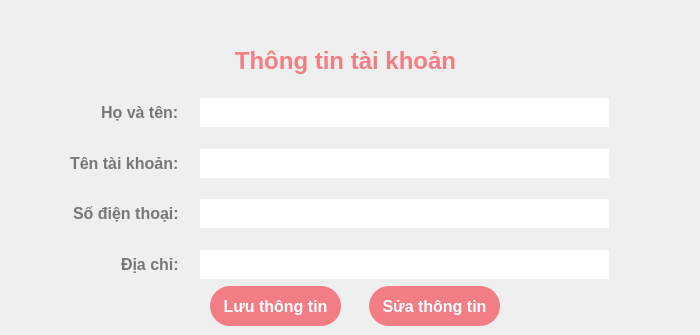
           <widget class="QWidget" name="widget_5">
            <attribute name="title">
             <string>Hồ sơ</string>
            </attribute>
            <widget class="QWidget" name="formWidget_2" native="true">
             <property name="geometry">
              <rect>
               <x>50</x>
               <y>98</y>
               <width>591</width>
               <height>181</height>
              </rect>
             </property>
             <property name="styleSheet">
              <string notr="true">QLabel {
	font-size: 16px;
	margin-left: 16px;
	color: #777;
	font-weight: bold;
}

QLineEdit {
	font-size: 16px;
	padding: 4px;
	margin-right: 32px;
}</string>
             </property>
             <layout class="QFormLayout" name="formLayout_5">
              <property name="labelAlignment">
               <set>Qt::AlignRight|Qt::AlignTrailing|Qt::AlignVCenter</set>
              </property>
              <property name="horizontalSpacing">
               <number>16</number>
              </property>
              <item row="0" column="0">
               <widget class="QLabel" name="label_11">
                <property name="text">
                 <string>Họ và tên:</string>
                </property>
               </widget>
              </item>
              <item row="0" column="1">
               <widget class="QLineEdit" name="sellerName">
                <property name="styleSheet">
                 <string notr="true">border: none;</string>
                </property>
                <property name="readOnly">
                 <bool>true</bool>
                </property>
               </widget>
              </item>
              <item row="2" column="0">
               <widget class="QLabel" name="label_38">
                <property name="text">
                 <string>Tên tài khoản:</string>
                </property>
               </widget>
              </item>
              <item row="2" column="1">
               <widget class="QLineEdit" name="sellerUsername">
                <property name="styleSheet">
                 <string notr="true">border: none;</string>
                </property>
                <property name="text">
                 <string/>
                </property>
                <property name="readOnly">
                 <bool>true</bool>
                </property>
               </widget>
              </item>
              <item row="4" column="0">
               <widget class="QLabel" name="label_39">
                <property name="text">
                 <string>Số điện thoại:</string>
                </property>
               </widget>
              </item>
              <item row="4" column="1">
               <widget class="QLineEdit" name="sellerPhoneNumber">
                <property name="styleSheet">
                 <string notr="true">border: none;</string>
                </property>
                <property name="readOnly">
                 <bool>true</bool>
                </property>
               </widget>
              </item>
              <item row="6" column="0">
               <widget class="QLabel" name="label_40">
                <property name="text">
                 <string>Địa chỉ:</string>
                </property>
               </widget>
              </item>
              <item row="6" column="1">
               <widget class="QLineEdit" name="sellerAddress">
                <property name="styleSheet">
                 <string notr="true">border: none;</string>
                </property>
                <property name="readOnly">
                 <bool>true</bool>
                </property>
               </widget>
              </item>
              <item row="1" column="0">
               <spacer name="verticalSpacer_11">
                <property name="orientation">
                 <enum>Qt::Vertical</enum>
                </property>
                <property name="sizeHint" stdset="0">
                 <size>
                  <width>20</width>
                  <height>40</height>
                 </size>
                </property>
               </spacer>
              </item>
              <item row="3" column="0">
               <spacer name="verticalSpacer_12">
                <property name="orientation">
                 <enum>Qt::Vertical</enum>
                </property>
                <property name="sizeHint" stdset="0">
                 <size>
                  <width>20</width>
                  <height>40</height>
                 </size>
                </property>
               </spacer>
              </item>
              <item row="5" column="0">
               <spacer name="verticalSpacer_15">
                <property name="orientation">
                 <enum>Qt::Vertical</enum>
                </property>
                <property name="sizeHint" stdset="0">
                 <size>
                  <width>20</width>
                  <height>40</height>
                 </size>
                </property>
               </spacer>
              </item>
             </layout>
            </widget>
            <widget class="QPushButton" name="sellerSaveInfo">
             <property name="geometry">
              <rect>
               <x>210</x>
               <y>286</y>
               <width>131</width>
               <height>40</height>
              </rect>
             </property>
             <property name="cursor">
              <cursorShape>PointingHandCursor</cursorShape>
             </property>
             <property name="styleSheet">
              <string notr="true">QPushButton {
	border-radius: 20px;
	color: white;
	font-size: 16px;
	font-weight: bold;
	background-color: #f27d85;
	border: none;
}
</string>
             </property>
             <property name="text">
              <string>Lưu thông tin</string>
             </property>
            </widget>
            <widget class="QLabel" name="label_41">
             <property name="geometry">
              <rect>
               <x>0</x>
               <y>45</y>
               <width>691</width>
               <height>31</height>
              </rect>
             </property>
             <property name="styleSheet">
              <string notr="true">font-size: 24px;
font-weight: bold;
color: #f27d85;</string>
             </property>
             <property name="text">
              <string>Thông tin tài khoản</string>
             </property>
             <property name="alignment">
              <set>Qt::AlignCenter</set>
             </property>
            </widget>
            <widget class="QPushButton" name="sellerEditInfo">
             <property name="geometry">
              <rect>
               <x>369</x>
               <y>286</y>
               <width>131</width>
               <height>40</height>
              </rect>
             </property>
             <property name="cursor">
              <cursorShape>PointingHandCursor</cursorShape>
             </property>
             <property name="styleSheet">
              <string notr="true">QPushButton {
	border-radius: 20px;
	color: white;
	font-size: 16px;
	font-weight: bold;
	background-color: #f27d85;
	border: none;
}
</string>
             </property>
             <property name="text">
              <string>Sửa thông tin</string>
             </property>
            </widget>
           </widget>
